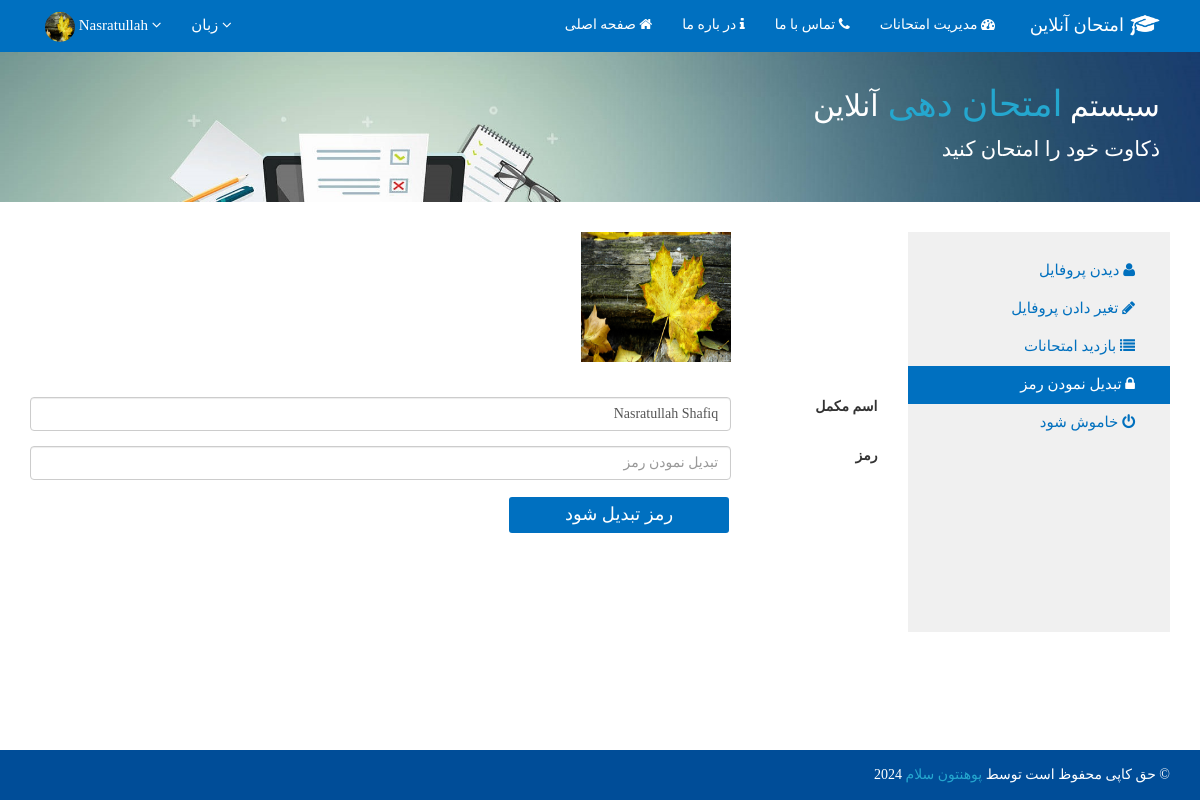
The page /Dari/Change-Pass.php (signed in) on the database its author committed.
### tables this page shows
CREATE TABLE `users` (
  `User_ID` int(11) NOT NULL,
  `Full_Name` varchar(50) NOT NULL,
  `Username` varchar(30) NOT NULL,
  `Password` varchar(50) NOT NULL,
  `Email` varchar(100) NOT NULL,
  `Language` varchar(10) NOT NULL,
  `Gender` varchar(10) NOT NULL,
  `Phone_No` int(11) NOT NULL,
  `Image` varchar(255) NOT NULL DEFAULT 'placeholder-user.png',
  `Role_ID` int(11) NOT NULL DEFAULT '2',
  `Status` int(11) NOT NULL DEFAULT '0'
);

### Dari/_Partial Components/Database.php (called while the page is built, shortened)
<?php
Class Database{
 public $host   = "localhost";
 public $user   = "root";
 public $pass   = "";
 public $db     = "Quiz";
 public $link;
private function connectDB(){
 $this->link = new mysqli($this->host, $this->user, $this->pass, $this->db);
 }
public function select($query){
  $result = $this->link->query($query) or
   die($this->link->error.__LINE__);
  if($result->num_rows > 0){
    return $result;
  } else {
    return false;
  }
 }
}

### _Partial Components/Exam.php (called while the page is built, shortened)
<?php
class Exam{
	private $db;
	public function __construct(){
		$this->db = new Database();
	}
	public function getUsersByUsername($Username){
		$query = "SELECT * from Users where Username = '$Username'";
		mysqli_set_charset($this->db->link, 'UTF8');
		$getData = $this->db->select($query);
		return $getData;
	}
	public function getDariSubjects(){
		$query = "SELECT * from Viw_Subject where Language = 'Dari' and Status='1'";
		$getData = $this->db->select($query);
		mysqli_set_charset($this->db->link, 'UTF8');
		return $getData;
	}
}
?>

### Dari/Change-Pass.php (the view, shortened to what this page needs)
<?php
include('./_Partial Components/Header.php');
?>
<?php
if(isset($_SESSION['Username'])){
    $Username = $_SESSION['Username'];
    $UsersByUsername = $exm->getUsersByUsername($Username);
    $row = $UsersByUsername->fetch_assoc();
    $chk_img = $row['Image'];
}
else{
    header("location: index.php");
}
?>
<div class="jumbotron" id = "jbtdr">
        <div class="container">
            <div id="detailsDr" class="animated fadeInLeft">
                <h1> سیستم <span> امتحان دهی </span> آنلاین </h1>
                <p class = "paragraphDr">ذکاوت خود را امتحان کنید</p>
            </div>
        </div>
    </div>
    	<div class="container">
    		<div class="row">
    		<div class="col-sm-3" style="float: right;">
                    <nav class="nav-profile text-right">
                        <a href="Profile.php">  دیدن پروفایل <i class='fa fa-user'></i> </a>
                        <a href="Edit-Profile.php"> تغیر دادن پروفایل <i class='fa fa-pencil'></i></a>
                        <a href="QuizHistory.php"> بازدید امتحانات <i class='fa fa-list'></i></a>
                        <a class = "active" href="change-pass.php"> تبدیل نمودن رمز <i class='fa fa-lock'></i></a>
                        <a href="logout.php"> خاموش شود <i class='fa fa-power-off'></i> </a>
                    </nav>
                </div>
    		    <div class="col-md-9 text-right">
                <form class="form-horizontal" action = "" method = "POST">
                  <?php
                    $UsersByUsername = $exm->getUsersByUsername($Username);
                    if(!$UsersByUsername){
                        echo "<h2> تیبل یوزر وجود ندارد </h2>";
                    }
                    else{
                    if($UsersByUsername->num_rows>0){
                        $result = $UsersByUsername->fetch_array();
                    ?>
                <table class="table" style="padding-bottom: 300px;">
                    <tbody>
                        <div class="form-group">
                            <div class="col-sm-10">
                                <?php echo "<img src='../img/_ProfilePicture/$chk_img' alt='' class='img-cicle' width='150px' height='130px'/>";?>
                            </div>
                        </div>
                    </tbody>
                    </table>
                    <?php }
                else{
                    echo "<h2> یوزر وجود ندارد </h2> ";
                    echo "<br>";
                    }
                    }
                    ?>
                        <div class="form-group">
                            <label for="inputEmail3" style="float: right;" class="col-sm-2 "> اسم مکمل </label>
                            <div class="col-sm-10">
                              <input type="text" value="<?php echo $result['Full_Name']; ?>" class="form-control  text-right" id = "Full_Name" name="Full_Name" placeholder= "   اسم مکمل">
                            </div>
                        </div>
                        <div class="form-group">
                            <label for="inputEmail3" class="col-sm-2 pull-right"> رمز </label>
                            <div class="col-sm-10">
                              <input type="password" value="<?php ?>"class="form-control  text-right" name="Pass" id = "Password" placeholder="  تبدیل نمودن رمز">
                            </div>
                        </div>
                        <div class="form-group">
                            <div class="col-sm-10">
                                <button type="submit" class="button-start-the-quiz" name="submit" id = "btn-update-password"> رمز تبدیل شود </button>
                            </div>
                            <div class="col-sm-10" style="height: 20px;">
                            </div>
                            <div class = "col-sm-10">
                            </div>
                        </div>
                    </form>
				</div>
    		</div>
    	</div>
<?php
    include('./_Partial Components/Footer.php');
?>

### Dari/_Partial Components/Header.php (shortened to what this page needs)
<?php
$filepath = realpath(dirname(__FILE__));
include_once($filepath.'/Database.php');
$exm = new Exam();
?>
<!DOCTYPE html>
<html>
<head>
    <link href ="../CSS/bootstrap.min.css" rel=" stylesheet" />
    <link href ="../CSS/bootstrap.css" rel=" stylesheet" />
    <link href="../CSS/animated.css" rel="stylesheet" >
    <link href="../CSS/font-awesome.css" rel="stylesheet" >
    <link href="../CSS/font-awesome.min.css" rel="stylesheet" >
    <link href="../CSS/animated.css" rel="stylesheet" >
    <link href="../CSS/bootstrap.min.css" rel="stylesheet">
</head>
<body onload = "timeout()" class="all-dari-content">
<nav class="navbar navbar-inverse navbar-static-top" style = "background-color: rgb(0,112,192); border: 0px;">
      <div class="container">
        <div id="navbar" class="navbar-collapse collapse text-right">
          <ul class="nav navbar-nav" id="top-navbar">
          <li class="dropdown" id= "ssh">
            <?php if(isset($_SESSION['Username'])){
                $Username = $_SESSION['Username'];
                $UsersByUsername = $exm->getUsersByUsername($Username);
                $row = $UsersByUsername->fetch_array();
                $profile_img = $row['Image'];
            ?>
            <li class="dropdown dropdown-user" style = "background-color: rgb(0,112,192); padding-top: 0px;">
                  <a href="javascript:;" class="dropdown-toggle" id = "img-user" data-toggle="dropdown" data-hover="ddown" data-close-others="tue" style = "color: #fff;">
                      <?php echo "<img alt='' class='img-circle' width='30px' height = '30px' src='../img/_ProfilePicture/$profile_img' style = 'margin-top: -5px; margin-bottom: -5px;' />"; ?>
                      <span class="username username-hide-on-mobile">
                      <?php echo $_SESSION['Username']; ?> </span>
                      <i class="fa fa-angle-down"></i>
                  </a>
              </li>
          <?php } ?>
            </li>
            <li class="dropdown dropdown-user" style = "background-color: rgb(0,112,192); text-align: right;">
                    <a href="javascript:;" class="dropdown-toggle" data-toggle="dropdown" data-hover="dropdown" data-close-others="true" style = "color: #fff;">
                        <span class="username"> زبان </span>
                        <i class="fa fa-angle-down"></i>
                    </a>
                </li>
            </ul>
            <ul class="nav navbar-nav navbar-right" id = "navbardr">
                <a href="index.php" class="navbar-brand" id = "navbar-brand-right-dr">
                <div class = "col-xs-9" id = "div-quiz-title-bar"> امتحان آنلاین </div>
                <div class = "col-xs-3" id = "img-cup-dr"><img src="../img/Graduation Cap_52px.png" alt="Logo" width="30px"></div>
                </a>
            <li class="actie"><a id="ahmadsh" href="index.php"> صفحه اصلی <i class="fa fa-home"></i></a></li>
                <li><a href="About-Us.php" id="c"> در باره ما <i class="fa fa-info"></i></a></li>
                <li><a href="Contact-us.php"> تماس با ما <i class="fa fa-phone"></i></a></li>
                <li><a href="../Administrator/Dari/index.php"> مدیریت امتحانات <i class="fa fa-tachometer"></i></a></li>
          </ul>
        </div>
      </div>
    </nav>
<body>

### CSS/Online_Quiz_Style.css (style rules this page uses)
body { min-height: calc(100% - 0px); position: relative; padding-bottom: 40px; }
html { height: 100%; position: relative; }
#jbtdr { background-image: url('../img/IBPS-Banner12.jpg'); background-repeat: no-repeat; background-size: cover; }
.all-dari-content * { font-family: Calibri; }
.row { margin-bottom: 60px; }
.navbar-brand { color: white; margin-top: -5px; width: 190px; }
#navbar-brand-right-dr { float: right; color: #fff; }
#navbardr #div-quiz-title-bar { text-align: right; padding-left: 0px; padding-top: 5px; padding-right: 6px; }
#navbardr #img-cup-dr { padding-left: 0px; }
.jumbotron { height: 150px; overflow: hidden; margin-top: -30px; width: 100%; background-image: url('./img/top-image.jpg'); background-color: #fff; }
.jumbotron #detailsDr { color:white; font-size: 26px; padding-right: 10px; float: right; text-align: right; width: 100%; }
.jumbotron #detailsDr h1 { font-size: 40px; margin-top: -15px; text-align: right; }
.jumbotron #detailsDr span { color:#24A7CF; font-size: 36px; }
.paragraphDr { font-size: 17px; text-align: right; font-family: calibri; }
.nav-profile { padding-top: 20px; margin-bottom: 20px; padding-bottom: 50px; height: 400px; color: black; background-color: rgb(240,240,240); font-family: Calibri; font-weight: lighter; font-size: 15px; }
a { text-decoration: none; }
a:link, a:visited { color: black; }
.nav-profile a { color: rgb(0,112,190); font-family: Calibri; }
.nav-profile a:link, .nav-profile a:visited { display: inline-block; padding: 8px 35px; height: 38px; width: 100%; margin:0px; text-decoration: none; border: none; }
.nav-profile .active { background-color: rgb(0,112,192); color: white; text-decoration: none; border: 1px solid rgb(0,112,190); }
.button-start-the-quiz { background-color: rgb(0,112,192); height: 40px; width: 32%; color: white; font-family: segoe ui; font-weight: lighter; font-size: 18px; border-radius: 5px; border: 2px solid #fff; transition: 0.4s ease; }
#navbardr li a { color: #fff; }
#top-navbar li a { color: #fff; font-size: 15px; }
@media only screen and (min-width:850px)and (max-width: 1200px) { body { margin: 0px; } }
@media only screen and (min-width:850px)and (max-width: 1200px) { .username-hide-on-mobile { display: inline-block; } }
@media only screen and (min-width:850px)and (max-width: 1200px) { .row { margin-bottom: 50px; } }
@media only screen and (min-width:850px)and (max-width: 1200px) { p { font-family: segoe ui; font-weight: lighter; } }
@media only screen and (min-width:850px)and (max-width: 1200px) { #navbar-brand-right-dr { display: block; } }
@media only screen and (min-width:850px)and (max-width: 1200px) { .jumbotron #detailsDr { color:white; font-size: 20px; padding-right: 10px; float: right; text-align: right; width: 100%; } }
@media only screen and (min-width:850px)and (max-width: 1200px) { .jumbotron #detailsDr h1 { font-size: 30px; margin-top: -15px; text-align: right; } }
@media only screen and (min-width:850px)and (max-width: 1200px) { .jumbotron #detailsDr span { color:#24A7CF; font-size: 36px; } }

### CSS/MyCarousel.css (style rules this page uses)
.all-dari-content * { font-family: Calibri; }
img { vertical-align: middle; }
.active, .dots:hover { animation-name: Myfade; animation-duration: 5s; transition: 2s linear; }

### rows shown on the page
users: Image (picture), Full_Name "Nasratullah Shafiq"

### other values the page prints
$_SESSION['Username'] "Nasratullah"
